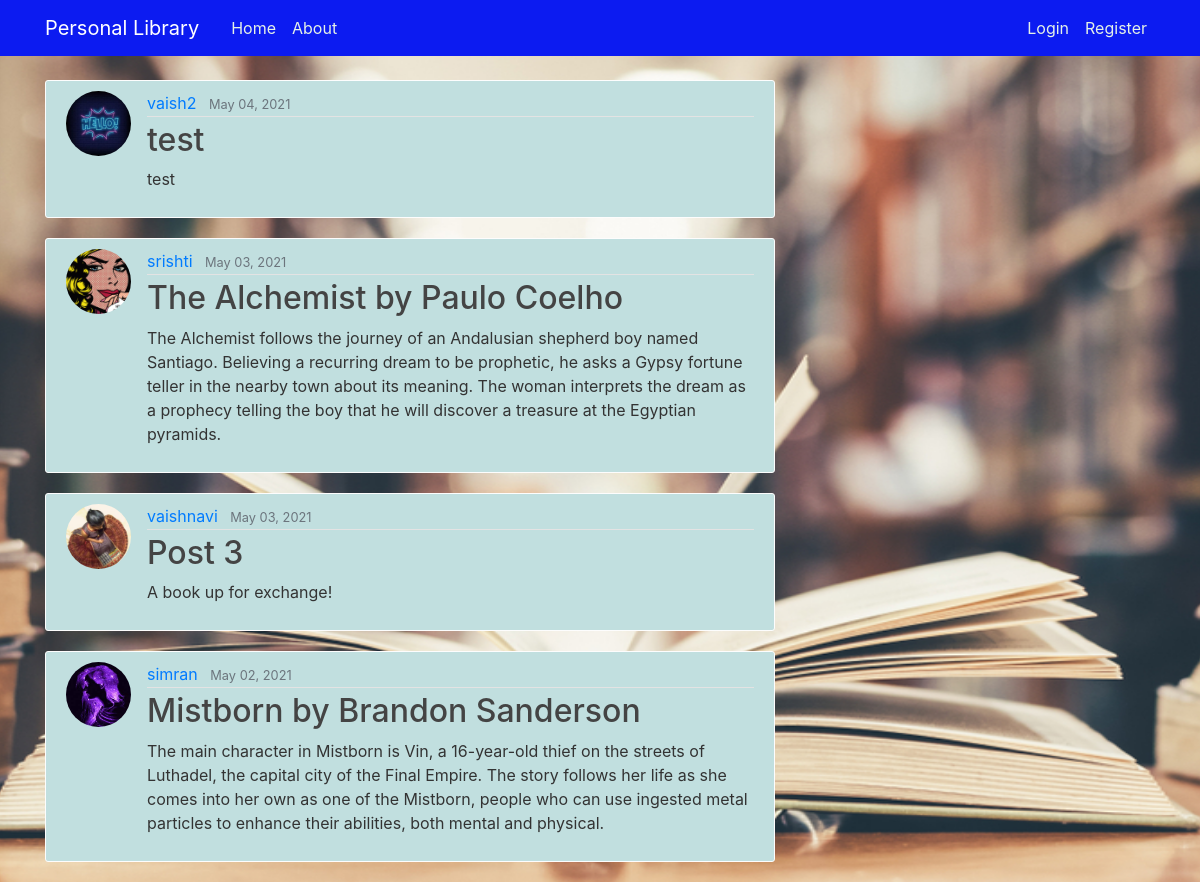
The app's page /, older data.
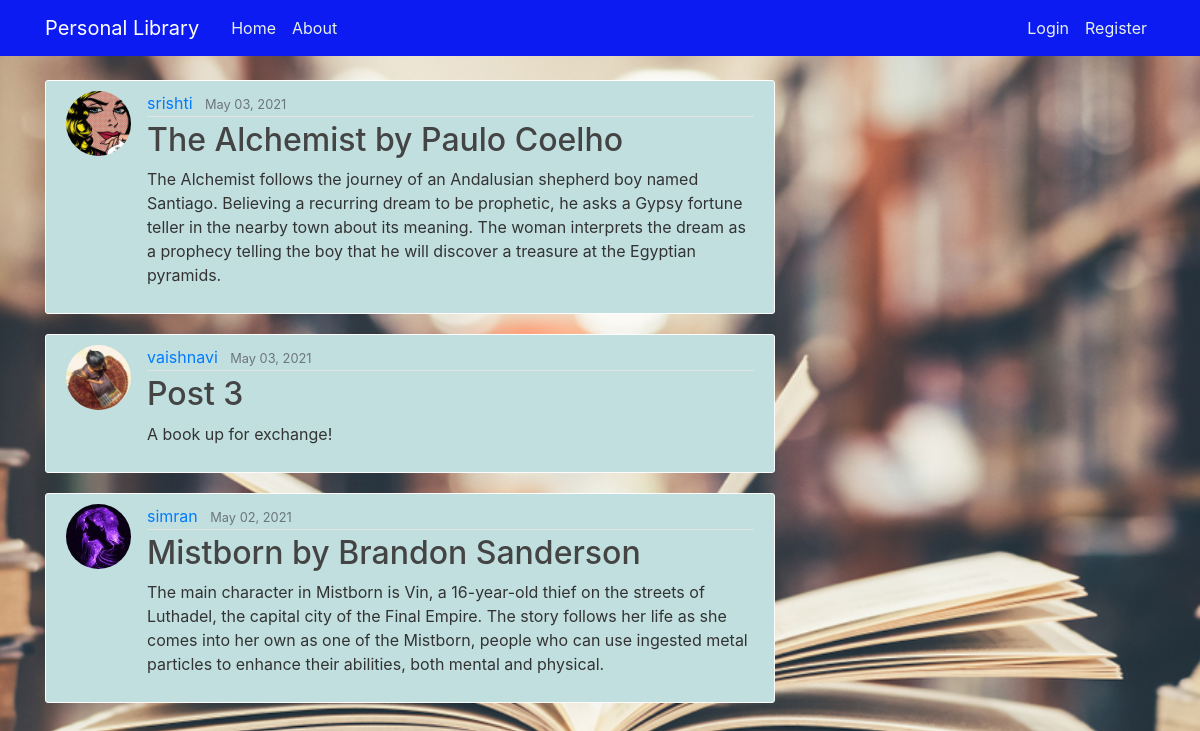
The same page, newer data.
### library/models.py (models this page shows, shortened)
class Post(models.Model):
    title = models.CharField(max_length=100, help_text="Please enter the NAME of the book and its AUTHOR!")
    content = models.TextField(max_length=1000, help_text="Enter a SUMMARY for the book!")
    date_posted = models.DateTimeField(default=timezone.now)
    author = models.ForeignKey(User, on_delete=models.CASCADE)
    book_img = models.ImageField(default='default_book.jpg', upload_to='book_images')

### users/models.py (models this page shows, shortened)
class Profile(models.Model):
    user = models.OneToOneField(User, on_delete=models.CASCADE)
    image = models.ImageField(default='default.jpg',upload_to='profile_pics')

### library/views.py (the view)
# urls.py: path('', PostListView.as_view(), name='library-home'),
class PostListView(ListView):
    model=Post
    template_name = 'library/home.html'
    context_object_name = 'posts'
    ordering = ['-date_posted']

### library/templates/library/home.html
{% extends "library/base.html" %}
{% block content %}
    {% for post in posts %}
        <article class="media content-section">
          <img class="rounded-circle article-img" src="{{ post.author.profile.image.url }}">
          <div class="media-body">
            <div class="article-metadata">
              <a class="mr-2" href="#">{{ post.author }}</a>
              <small class="text-muted">{{ post.date_posted|date:"F d, Y"}}</small>
            </div>
            <h2><a class="article-title" href="{% url 'post-detail' post.id %}">{{ post.title }}</a></h2>
            <p class="article-content">{{ post.content }}</p>
          </div>
        </article>
    {% endfor %}
{% endblock content %}

### library/templates/library/base.html (shortened to what this page needs)
{% load static %}
<!DOCTYPE html>
<html>
<head>
    <link rel="stylesheet" href="https://maxcdn.bootstrapcdn.com/bootstrap/4.0.0/css/bootstrap.min.css">
    <link rel="stylesheet" type="text/css" href="{% static 'library/main.css' %}">
</head>
<body id="bg" style="background-image: url('{% static 'library/sample.jpg' %}')">
    <header class="site-header">
      <nav class="navbar navbar-expand-md navbar-dark bg-steel fixed-top">
        <div class="container">
          <a class="navbar-brand mr-4" href="{% url 'library-home' %}">Personal Library</a>
          <div class="collapse navbar-collapse" id="navbarToggle">
            <div class="navbar-nav mr-auto">
              <a class="nav-item nav-link" href="{% url 'library-home' %}">Home</a>
              <a class="nav-item nav-link" href="{% url 'library-about' %}">About</a>
            </div>
            <div class="navbar-nav">
              {% if user.is_authenticated %}
                <a class="nav-item nav-link" href="{% url 'post-create' %}">New Post</a>
                <a class="nav-item nav-link" href="{% url 'profile' %}">Profile</a>
                <a class="nav-item nav-link" href="{% url 'logout' %}">Logout</a>
              {% else %}
                <a class="nav-item nav-link" href="{% url 'login' %}">Login</a>
                <a class="nav-item nav-link" href="{% url 'register' %}">Register</a>
              {% endif %}
            </div>
          </div>
        </div>
      </nav>
    </header>
    <main role="main" class="container">
      <div class="row">
        <div class="col-md-8">
          {% block content %}{% endblock %}
        </div>
      </div>
    </main>
</body>
</html>

### library/static/library/main.css (style rules this page uses)
body { background: #fafafa; color: #333333; margin-top: 5rem; }
h1, h2, h3, h4, h5, h6 { color: #444444; }
.bg-steel { background-color: #0c1bf1; }
.site-header .navbar-nav .nav-link { color: #e5f1e7; }
.content-section { background: #c1dfdf; padding: 10px 20px; border: 1px solid #fdfdfd; border-radius: 3px; margin-bottom: 20px; }
.article-title { color: #444444; }
.article-content { white-space: pre-line; }
.article-img { height: 65px; width: 65px; margin-right: 16px; }
.article-metadata { padding-bottom: 1px; margin-bottom: 4px; border-bottom: 1px solid #e3e3e3 }
#bg { background-repeat: no-repeat; background-size: 1800px 900px; background-position: top; background-attachment: fixed; }

Row changes from the older to the newer data that the page shows:
removed Post: author.profile.image (picture), author "vaish2", date_posted "May 04, 2021", title "test", content "test"
